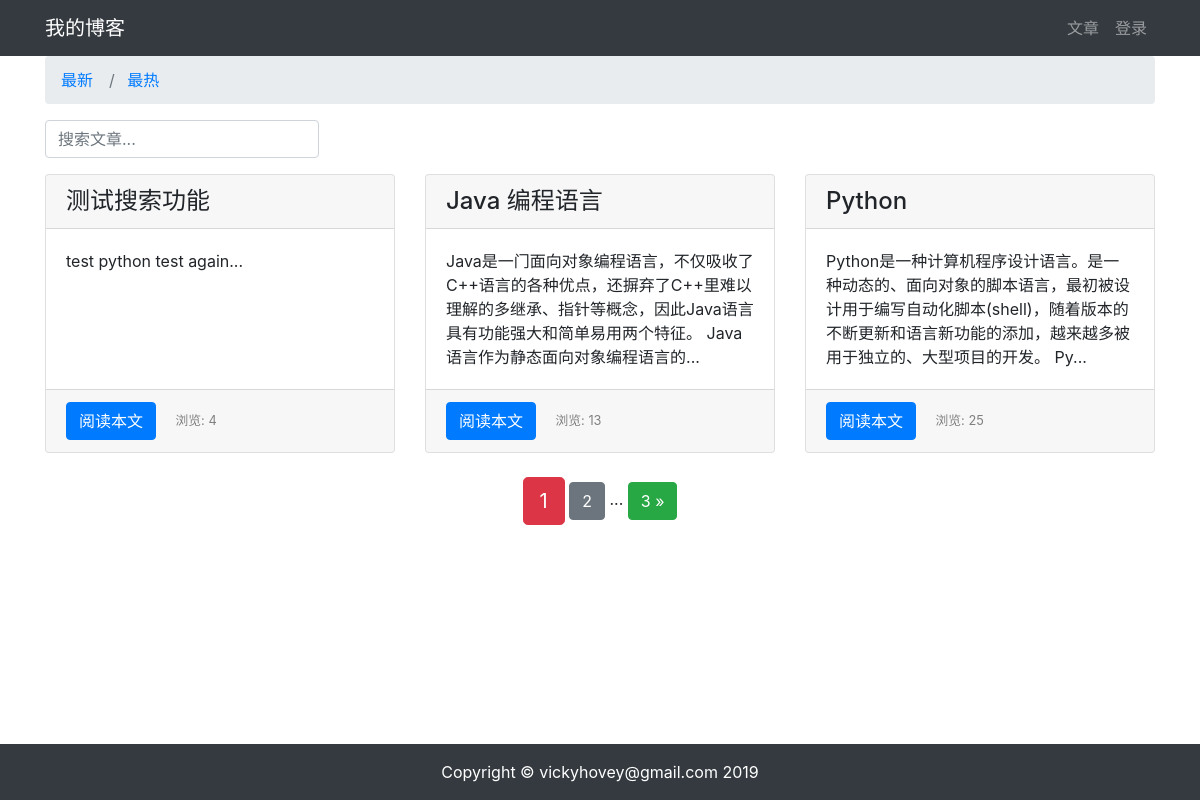
Page /article/article-list/ on the committed database.
### article/models.py (models this page shows, shortened)
class ArticlePost(models.Model):
    author = models.ForeignKey(User, on_delete=models.CASCADE)
    title = models.CharField(max_length=100)
    body = models.TextField()
    total_views = models.PositiveIntegerField(default=0)
    created = models.DateTimeField(default=timezone.now)
    updated = models.DateTimeField(auto_now=True)
    class Meta:
        ordering = ('-created',)

### article/views.py (the view)
# urls.py: path('article-list/', views.article_list, name='article_list'),
def article_list(request):
    search = request.GET.get('search')
    order = request.GET.get('order')
    if search:
        if order == 'total_views':
            article_list = ArticlePost.objects.filter(
                Q(title__icontains=search) |
                Q(body__icontains=search)
            ).order_by('-total_views')
        else:
            article_list = ArticlePost.objects.filter(
                Q(title__icontains=search) |
                Q(body__icontains=search)
            )
    else:
        search = ''
        if order == 'total_views':
            article_list = ArticlePost.objects.all().order_by('-total_views')
        else:
            article_list = ArticlePost.objects.all()
    paginator = Paginator(article_list, 3)
    page = request.GET.get('page')
    articles = paginator.get_page(page)
    context = { 'articles': articles, 'order': order, 'search': search }
    return render(request, 'article/list.html', context)

### templates/article/list.html (shortened to what this page needs)
{% extends "base.html" %}
{% load staticfiles %}
{% block content %}
<div class="container">
    <nav aria-label="breadcrumb">
        <ol class="breadcrumb">
            <li class="breadcrumb-item">
                <a href="{% url 'article:article_list' %}?search={{ search }}">
                    最新
                </a>
            </li>
            <li class="breadcrumb-item">
                <a href="{% url 'article:article_list' %}?order=total_views&search={{ search }}">
                    最热
                </a>
            </li>
        </ol>
    </nav>
    <div class="row">
        <div class="col-auto mr-auto">
            <form class="form-inline" >
                <input type="text"
                    class="form-control mb-2 mr-sm-2"
                    name="search"
                    placeholder="搜索文章..."
                    required
                >
            </form>
        </div>
    </div>
    <div class="row mt-2">
        {% for article in articles %}
        <div class="col-4 mb-4">
            <div class="card h-100">
                <h4 class="card-header">{{ article.title }}</h4>
                <div class="card-body">
                    <p class="card-text">{{ article.body|slice:'100' }}...</p>
                </div>
                <div class="card-footer">
                    <a href="{% url 'article:article_detail' article.id %}"
                        class="btn btn-primary"
                    >
                        阅读本文
                    </a>
                    <span>
                        <small class="col align-self-end" style="color: gray;">
                            浏览: {{ article.total_views }}
                        </small>
                    </span>
                </div>
            </div>
        </div>
        {% endfor %}
    </div>
    <div class="pagination row">
        <div class="m-auto">
            <span class="step-links">
                <span class="current btn btn-danger btn-lg">
                    {{ articles.number }}
                </span>
                {% if articles.has_next %}
                    <a href="?page={{ articles.next_page_number }}&order={{ order }}&search={{ search }}"
                       class="btn btn-secondary"
                    >
                        {{ articles.next_page_number }}
                    </a>
                    <span>...</span>
                    <a href="?page={{ articles.paginator.num_pages }}&order={{ order }}&search={{ search }}"
                       class="btn btn-success"
                    >
                        {{ articles.paginator.num_pages }} &raquo;
                    </a>
                {% endif %}
            </span>
        </div>
    </div>
</div>
{% endblock content %}

### templates/base.html (shortened to what this page needs)
{% load staticfiles %}
<!DOCTYPE html>
<html lang="zh-cn">
<head>
    <link rel="stylesheet" href="{% static 'bootstrap/css/bootstrap.min.css' %}">
    <link rel="stylesheet" href="{% static 'md_css/monokai.css' %}">
</head>
<body>
    {% include 'header.html' %}
    {% block content %}{% endblock content %}
    {% include 'footer.html' %}
<link rel="stylesheet" href="https://maxcdn.bootstrapcdn.com/bootstrap/4.0.0-beta.3/css/bootstrap.min.css">
</body>
</html>

### templates/header.html (shortened to what this page needs)
<nav class="navbar navbar-expand-lg navbar-dark bg-dark">
    <div class="container">
        <a class="navbar-brand" href="#">我的博客</a>
        <div>
            <ul class="navbar-nav">
                <li class="nav-item">
                    <a class="nav-link" href="{% url 'article:article_list' %}">文章</a>
                </li>
                {% if user.is_authenticated %}
                    <li class="nav-item dropdown">
                        <a class="nav-link dropdown-toggle" href="#" id="navbarDropdown" role="button" data-toggle="dropdown" aria-haspopup="true" aria-expanded="false">
                            {{ user.username }}
                        </a>
                        <div class="dropdown-menu" aria-labelledby="navbarDropdown">
                            <a class="dropdown-item" href="{% url 'article:article_create' %}">写文章</a>
                            <a class="dropdown-item" href='{% url "userprofile:edit" user.id %}'>个人信息</a>
                            <a class="dropdown-item" href="#" onclick="user_delete()">删除用户</a>
                            <a class="dropdown-item" href='{% url "userprofile:logout" %}'>退出登录</a>
                        </div>
                    </li>
                {% else %}
                    <li class="nav-item">
                        <a class="nav-link" href="{% url 'userprofile:login' %}">登录</a>
                    </li>
                {% endif %}
            </ul>
        </div>
    </div>
</nav>

### templates/footer.html
{% load staticfiles %}
<div>
    <br>
    <br>
    <br>
</div>
<footer class="py-3 bg-dark fixed-bottom">
    <div class="container">
        <p class="m-0 text-center text-white">Copyright &copy; vickyhovey@gmail.com 2019</p>
    </div>
</footer>

### rows in the picture
ArticlePost: title "测试搜索功能", body "test python test again", total_views "4"
ArticlePost: title "Java 编程语言", body "Java是一门面向对象编程语言，不仅吸收了C++语言的各种优点，还摒弃了C++里难以理解的多继承、指针等概念，因此Java语言具有功能强大和简单易用两个特征。 Java语言作为静态面向对象编程语言的", total_views "13"
ArticlePost: title "Python", body "Python是一种计算机程序设计语言。是一种动态的、面向对象的脚本语言，最初被设计用于编写自动化脚本(shell)，随着版本的不断更新和语言新功能的添加，越来越多被用于独立的、大型项目的开发。 Py", total_views "25"

### other values in the picture
{{ articles.number }} "1"
{{ articles.next_page_number }} "2"
{{ articles.paginator.num_pages }} "3"
